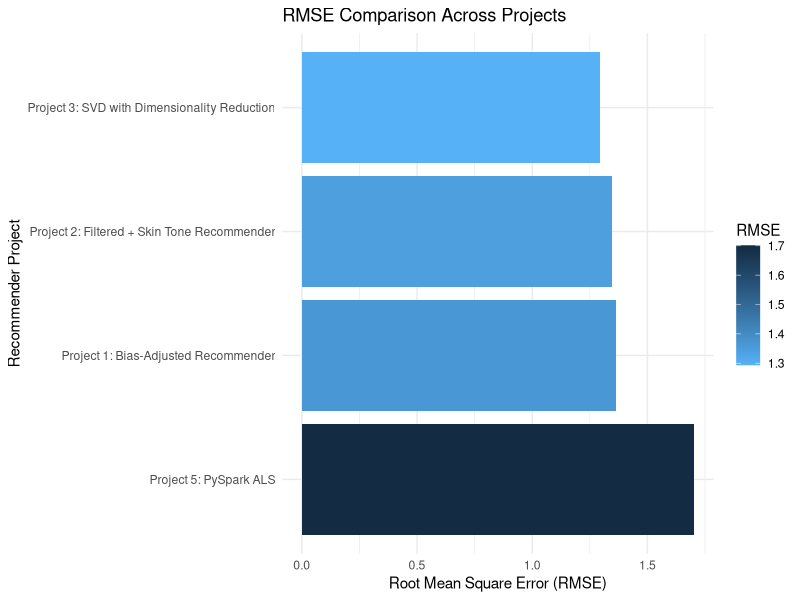

Write the R code that produced this figure.
## ---- chunk 1
rmse_df <- data.frame(
  Project = c(
    "Project 1: Bias-Adjusted Recommender",
    "Project 2: Filtered + Skin Tone Recommender",
    "Project 3: SVD with Dimensionality Reduction",
    "Project 5: PySpark ALS"
  ),
  RMSE = c(1.3652, 1.3446, 1.2936, 1.7011)
)

rmse_df
## ---- chunk 2
library(ggplot2)

ggplot(rmse_df, aes(x = reorder(Project, -RMSE), y = RMSE, fill = RMSE)) +
  geom_bar(stat = "identity") +
  coord_flip() +
  scale_fill_gradient(low = "#56B1F7", high = "#132B43") +
  labs(title = "RMSE Comparison Across Projects",
       x = "Recommender Project",
       y = "Root Mean Square Error (RMSE)") +
  theme_minimal()
